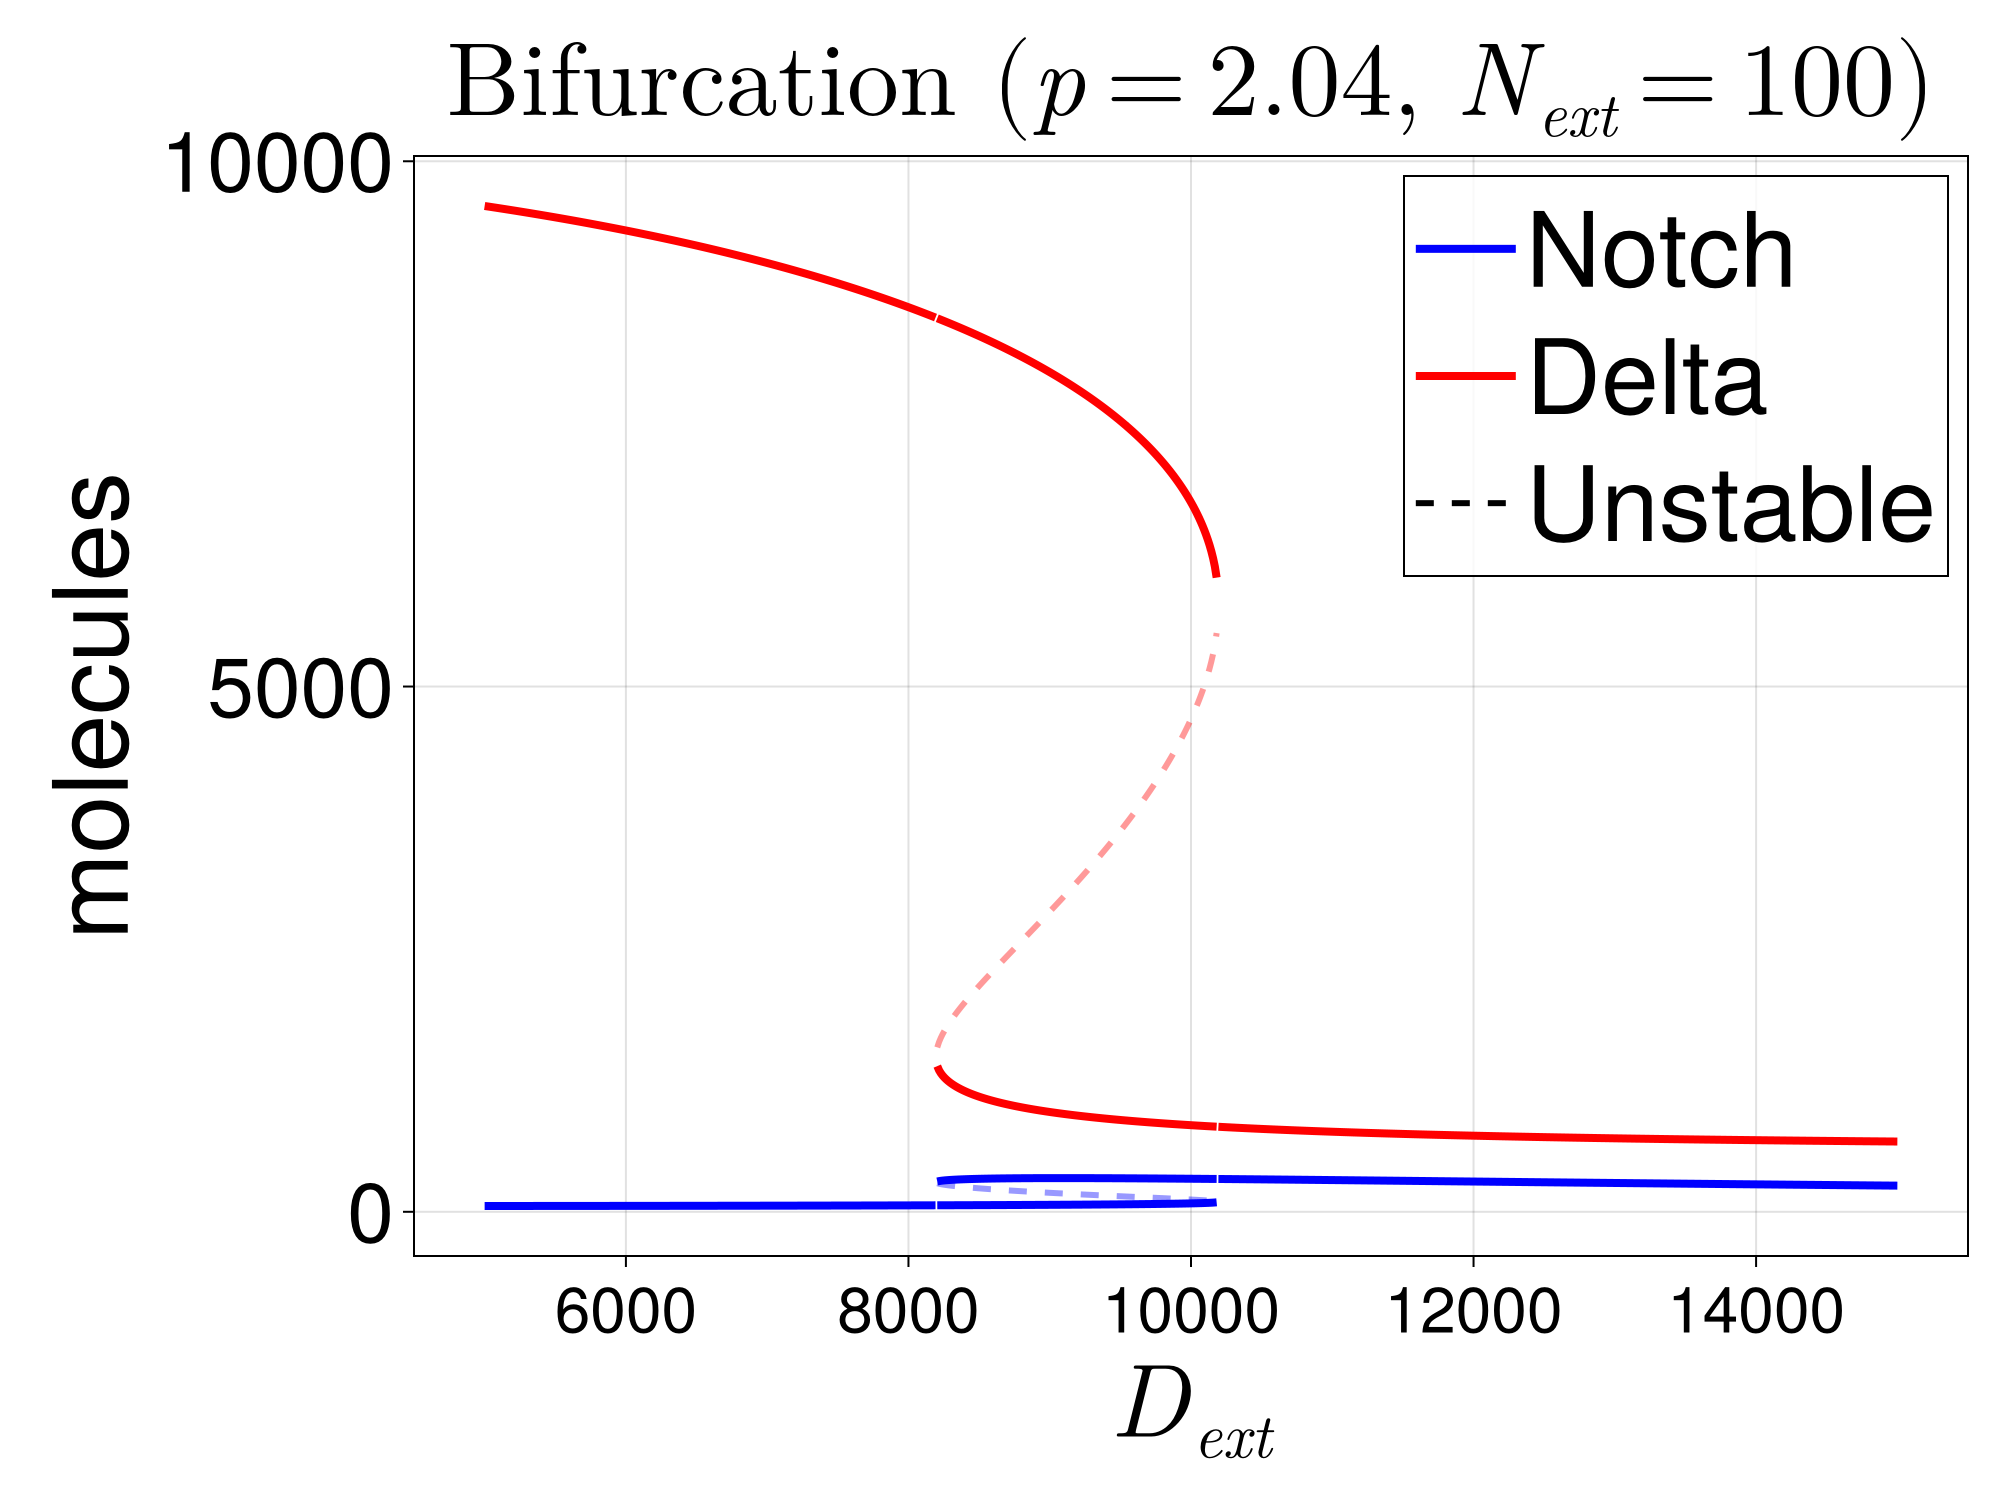

Here is the Julia script that generated this plot:
using CairoMakie
using LaTeXStrings
using Roots
_t_start = time()   # --- start runtime timer ---

function run_bifurcation()

    γ, γI = 0.148, 0.456
    p = 2.04
    kC = 4.31e-04
    kT = 9.95e-05
    βN = 252.46
    βD = 1819.26
    I0 = 273.85
    Next_val = 100

    N0, D0 = βN / γ, βD / γ
    K_const = (βN * kT) / (I0 * γI * γ)
    αd, αn = (kC * βD) / (γ^2), (kC * βN) / (γ^2)

    d_vals = range(5000.0, 15000.0, length=800)

    b_low_N,  b_low_D  = Point2f[], Point2f[]
    b_mid_N,  b_mid_D  = Point2f[], Point2f[]
    b_high_N, b_high_D = Point2f[], Point2f[]

    prev_root_count = 0

    for Dx in d_vals

        bi = K_const * Dx
        bd = (kT * Dx / γ) + 1.0
        bn = (kT * Next_val / γ) + 1.0

        f(N) = (2.0 - (1.0/(1.0 + (bi*N)^p))) -
               (αd*N*( (1.0/(1.0 + (bi*N)^p)) / (αn*N + bn) ) + bd*N)

        roots = Float64[]
        test_range = range(1e-12, 15.0, length=3000)

        for i in 1:length(test_range)-1
            if f(test_range[i]) * f(test_range[i+1]) < 0
                push!(roots, find_zero(f, (test_range[i], test_range[i+1])))
            end
        end

        sort!(roots)

        # ---- Deduplicate (fold fix) ----
        unique_roots = Float64[]
        tol = 1e-4
        for r in roots
            if isempty(unique_roots) || abs(r - unique_roots[end]) > tol
                push!(unique_roots, r)
            end
        end
        roots = unique_roots

        isempty(roots) && continue

        # ---- If root count changes, break curves ----
        if prev_root_count != length(roots)
            push!(b_low_N,  Point2f(NaN, NaN))
            push!(b_low_D,  Point2f(NaN, NaN))
            push!(b_mid_N,  Point2f(NaN, NaN))
            push!(b_mid_D,  Point2f(NaN, NaN))
            push!(b_high_N, Point2f(NaN, NaN))
            push!(b_high_D, Point2f(NaN, NaN))
        end

        # ---- Monostable ----
        if length(roots) == 1
            nr = roots[1]
            H = 1.0 / (1.0 + (bi * nr)^p)
            dr = H / (αn * nr + bn)

            push!(b_low_N, Point2f(Dx, nr * N0))
            push!(b_low_D, Point2f(Dx, dr * D0))

        # ---- Bistable ----
        elseif length(roots) >= 3

            # Low
            nr = roots[1]
            H = 1.0 / (1.0 + (bi * nr)^p)
            dr = H / (αn * nr + bn)
            push!(b_low_N, Point2f(Dx, nr * N0))
            push!(b_low_D, Point2f(Dx, dr * D0))

            # Mid (unstable)
            nr = roots[2]
            H = 1.0 / (1.0 + (bi * nr)^p)
            dr = H / (αn * nr + bn)
            push!(b_mid_N, Point2f(Dx, nr * N0))
            push!(b_mid_D, Point2f(Dx, dr * D0))

            # High
            nr = roots[3]
            H = 1.0 / (1.0 + (bi * nr)^p)
            dr = H / (αn * nr + bn)
            push!(b_high_N, Point2f(Dx, nr * N0))
            push!(b_high_D, Point2f(Dx, dr * D0))
        end

        prev_root_count = length(roots)
    end

    # ---- Plot ----
    fig = Figure(size=(1000,750))
    # ax = Axis(fig[1,1], xlabel="Dext", ylabel="molecules")

    ax = Axis(fig[1, 1], 
        title = L"\text{Bifurcation } (p=%$p,\ N_{ext}=%$Next_val)",
        xlabel = L"D_{ext}", ylabel = "molecules",
        titlesize = 52,
        xlabelsize = 52, # Larger xlabel
        ylabelsize = 52, # Larger ylabel
        xticklabelsize = 32, # Larger tick numbers
        yticklabelsize = 42) # Larger tick numbers

    lines!(ax, b_low_N,  color=:blue, linewidth=4)
    lines!(ax, b_high_N, color=:blue, linewidth=4)
    lines!(ax, b_low_D,  color=:red,  linewidth=4)
    lines!(ax, b_high_D, color=:red,  linewidth=4)

    lines!(ax, b_mid_N, color=(:blue,0.4), linestyle=:dash, linewidth=3)
    lines!(ax, b_mid_D, color=(:red,0.4),  linestyle=:dash, linewidth=3)

    leg_el = [
        LineElement(color = :blue, linewidth = 4),
        LineElement(color = :red, linewidth = 4),
        LineElement(color = :black, linestyle = :dash, linewidth = 3)
    ]

    Legend(fig[1, 1], leg_el, ["Notch", "Delta", "Unstable"],
           labelsize = 52,
           patchsize = (50, 20),
           halign = :right,
           valign = :top,
           tellwidth = false,
           tellheight = false,
           margin = (10, 10, 10, 10),
           backgroundcolor = (:white, 0.8))

    display(fig)
    save("bifur_SS05.png", fig)
end

run_bifurcation()
println("Running time: ", round(time() - _t_start, digits=2), " seconds")
